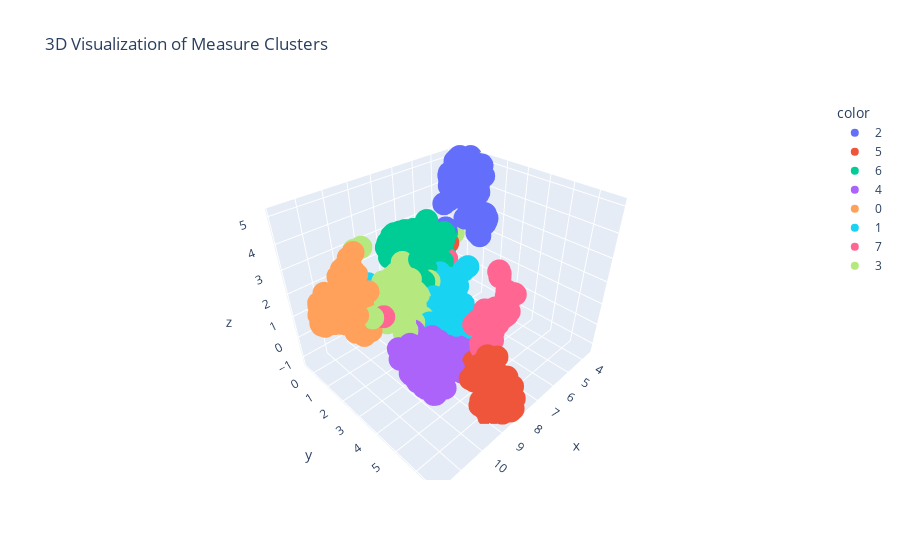

The code cell stored with this chart in its notebook:
### Code cell
fig = px.scatter_3d(
    df_plot, 
    x="x", y="y", z="z", 
    color=df_plot["cluster"].astype(str),
    hover_data=["measure"],
    title="3D Visualization of Measure Clusters"
)
fig.show()
